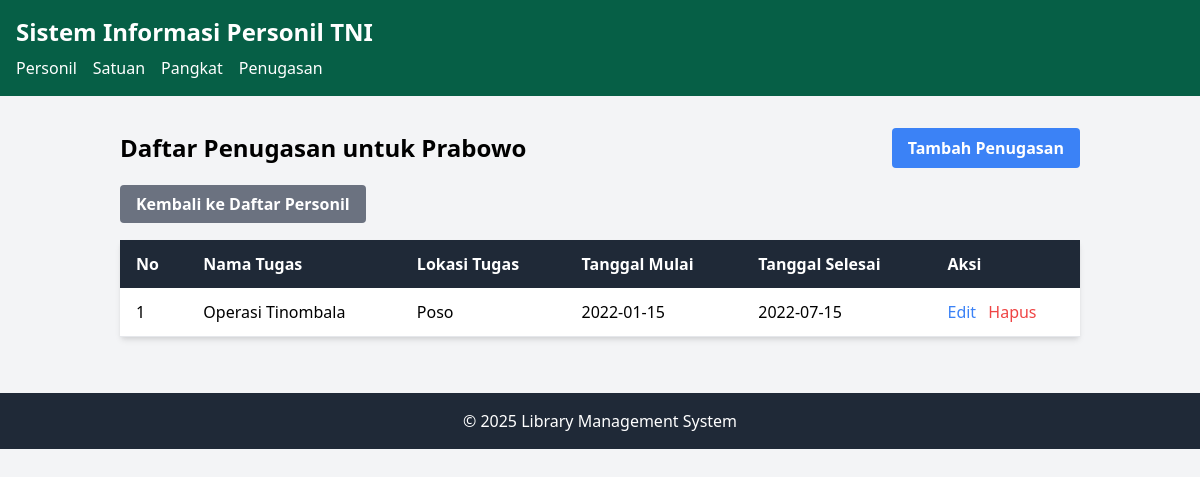
Screenshot of /index.php?entity=penugasan&action=list_by_personil&personil_id=1 with the database file from the repository.
### tables this page shows
CREATE TABLE IF NOT EXISTS `personil` (
  `id` int(11) NOT NULL AUTO_INCREMENT,
  `nama` varchar(100) NOT NULL,
  `nrp` varchar(50) NOT NULL,
  `pangkat_id` int(11) NOT NULL,
  `satuan_id` int(11) NOT NULL,
  `tanggal_lahir` date NOT NULL,
  PRIMARY KEY (`id`),
  FOREIGN KEY (`pangkat_id`) REFERENCES `pangkat` (`id`) ON DELETE CASCADE ON UPDATE CASCADE,
  FOREIGN KEY (`satuan_id`) REFERENCES `satuan` (`id`) ON DELETE CASCADE ON UPDATE CASCADE
);

CREATE TABLE IF NOT EXISTS `penugasan` (
  `id` int(11) NOT NULL AUTO_INCREMENT,
  `personil_id` int(11) NOT NULL,
  `nama_tugas` varchar(100) NOT NULL,
  `lokasi_tugas` varchar(100) NOT NULL,
  `tanggal_mulai` date NOT NULL,
  `tanggal_selesai` date DEFAULT NULL,
  PRIMARY KEY (`id`),
  FOREIGN KEY (`personil_id`) REFERENCES `personil` (`id`) ON DELETE CASCADE ON UPDATE CASCADE
);

### model/Penugasan.php (called while the page is built, shortened)
<?php
require_once 'config/Database.php';
class Penugasan {
    private $conn;
    private $table = 'penugasan';
    public function __construct() {
        $database = new Database();
        $this->conn = $database->getConnection();
    }
    public function getByPersonilId($personil_id) {
        $query = "SELECT p.*, pr.nama as nama_personil
                 FROM " . $this->table . " p
                 JOIN personil pr ON p.personil_id = pr.id
                 WHERE p.personil_id = :personil_id";
        $stmt = $this->conn->prepare($query);
        $stmt->bindParam(':personil_id', $personil_id);
        $stmt->execute();
        return $stmt->fetchAll(PDO::FETCH_ASSOC);
    }
}
?>

### config/Database.php (called while the page is built, shortened)
<?php
class Database {
    private $host = "localhost";
    private $username = "root";
    private $password = "";
    private $database = "tni_staff";
    public function getConnection() {
        $this->conn = null;
        try {
            $this->conn = new PDO("mysql:host=" . $this->host . ";dbname=" . $this->database, $this->username, $this->password);
            $this->conn->setAttribute(PDO::ATTR_ERRMODE, PDO::ERRMODE_EXCEPTION);
        } catch(PDOException $e) {
            echo "Connection error: " . $e->getMessage();
        }
        return $this->conn;
    }
}
?>

### model/Personil.php (called while the page is built, shortened)
<?php
require_once 'config/Database.php';
class Personil {
    private $conn;
    private $table = 'personil';
    public function __construct() {
        $database = new Database();
        $this->conn = $database->getConnection();
    }
    public function getAll() {
        $query = "SELECT p.*, s.nama_satuan, pk.nama_pangkat
                 FROM " . $this->table . " p
                 JOIN satuan s ON p.satuan_id = s.id
                 JOIN pangkat pk ON p.pangkat_id = pk.id";
        $stmt = $this->conn->prepare($query);
        $stmt->execute();
        return $stmt->fetchAll(PDO::FETCH_ASSOC);
    }
}
?>

### viewmodel/PenugasanViewModel.php (called while the page is built, shortened)
<?php
require_once 'model/Penugasan.php';
require_once 'model/Personil.php';
class PenugasanViewModel {
    private $penugasan;
    private $personil;
    public function __construct() {
        $this->penugasan = new Penugasan();
        $this->personil = new Personil();
    }
    public function getPenugasanByPersonilId($personil_id) {
        return $this->penugasan->getByPersonilId($personil_id);
    }
    public function getPersonilList() {
        return $this->personil->getAll();
    }
}
?>

### views/penugasan_by_personil.php (the view, shortened to what this page needs)
<?php
require_once 'views/template/header.php';
?>
<div class="container mx-auto p-4">
    <div class="flex justify-between items-center mb-6">
        <h2 class="text-2xl font-bold">Daftar Penugasan untuk <?php echo isset($namaPersonil) ? $namaPersonil : ''; ?></h2>
        <a href="index.php?entity=penugasan&action=add&personil_id=<?php echo $personil_id; ?>" class="bg-blue-500 hover:bg-blue-700 text-white font-bold py-2 px-4 rounded">
            Tambah Penugasan
        </a>
    </div>
    <div class="mb-4">
        <a href="index.php?entity=personil" class="bg-gray-500 hover:bg-gray-700 text-white font-bold py-2 px-4 rounded">
            Kembali ke Daftar Personil
        </a>
    </div>
    <div class="bg-white shadow-md rounded my-6">
        <table class="min-w-full bg-white">
            <thead class="bg-gray-800 text-white">
                <tr>
                    <th class="py-3 px-4 text-left">No</th>
                    <th class="py-3 px-4 text-left">Nama Tugas</th>
                    <th class="py-3 px-4 text-left">Lokasi Tugas</th>
                    <th class="py-3 px-4 text-left">Tanggal Mulai</th>
                    <th class="py-3 px-4 text-left">Tanggal Selesai</th>
                    <th class="py-3 px-4 text-left">Aksi</th>
                </tr>
            </thead>
            <tbody>
                <?php
                $no = 1;
                foreach ($penugasanList as $penugasan):
                ?>
                <tr class="border-b hover:bg-gray-100">
                    <td class="py-3 px-4"><?php echo $no++; ?></td>
                    <td class="py-3 px-4"><?php echo $penugasan['nama_tugas']; ?></td>
                    <td class="py-3 px-4"><?php echo $penugasan['lokasi_tugas']; ?></td>
                    <td class="py-3 px-4"><?php echo $penugasan['tanggal_mulai']; ?></td>
                    <td class="py-3 px-4"><?php echo $penugasan['tanggal_selesai'] ? $penugasan['tanggal_selesai'] : 'Masih Berlangsung'; ?></td>
                    <td class="py-3 px-4">
                        <a href="index.php?entity=penugasan&action=edit&id=<?php echo $penugasan['id']; ?>" class="text-blue-500 hover:text-blue-700 mr-2">Edit</a>
                        <a href="index.php?entity=penugasan&action=delete&id=<?php echo $penugasan['id']; ?>&personil_id=<?php echo $personil_id; ?>" class="text-red-500 hover:text-red-700" onclick="return confirm('Apakah Anda yakin ingin menghapus penugasan ini?')">Hapus</a>
                    </td>
                </tr>
                <?php endforeach; ?>
            </tbody>
        </table>
    </div>
</div>
<?php
require_once 'views/template/footer.php';
?>

### rows the page displays
personil: nama "Prabowo"
penugasan: nama_tugas "Operasi Tinombala", lokasi_tugas "Poso", tanggal_mulai "2022-01-15", tanggal_selesai "2022-07-15"
